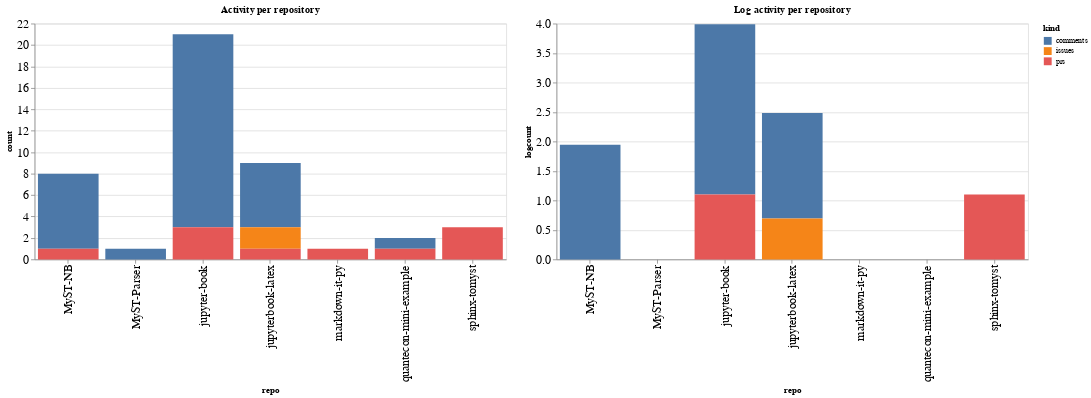

Write notebook code for a chart like this one.
### Code cell
ch1 = alt.Chart(repo_summaries, width=600, title="Activity per repository").mark_bar().encode(
    x='repo',
    y='count',
    color='kind',
    tooltip="kind"
)

ch2 = alt.Chart(repo_summaries, width=600, title="Log activity per repository").mark_bar().encode(
    x='repo',
    y='logcount',
    color='kind',
    tooltip="kind"
)

ch1 | ch2

### Figure 1 — Vega-Lite specification as saved in the notebook (floating-point values rounded to 4 significant figures)
{"config": {"axisLeft": {"labelFontSize": 15}, "axisBottom": {"labelFontSize": 15}}, "hconcat": [{"mark": "bar", "encoding": {"color": {"type": "nominal", "field": "kind"}, "tooltip": {"type": "nominal", "field": "kind"}, "x": {"type": "nominal", "field": "repo"}, "y": {"type": "quantitative", "field": "count"}}, "title": "Activity per repository", "width": 600}, {"mark": "bar", "encoding": {"color": {"type": "nominal", "field": "kind"}, "tooltip": {"type": "nominal", "field": "kind"}, "x": {"type": "nominal", "field": "repo"}, "y": {"type": "quantitative", "field": "logcount"}}, "title": "Log activity per repository", "width": 600}], "data": {"name": "data-2736c0e9f0c4219fc1c5dbed81f91dfe"}, "$schema": "https://vega.github.io/schema/vega-lite/v4.8.1.json", "datasets": {"data-2736c0e9f0c4219fc1c5dbed81f91dfe": [{"repo": "MyST-NB", "kind": "comments", "count": 7, "logcount": 1.946}, {"repo": "MyST-NB", "kind": "prs", "count": 1, "logcount": 0.0}, {"repo": "MyST-Parser", "kind": "comments", "count": 1, "logcount": 0.0}, {"repo": "jupyter-book", "kind": "comments", "count": 18, "logcount": 2.89}, {"repo": "jupyter-book", "kind": "prs", "count": 3, "logcount": 1.099}, {"repo": "jupyterbook-latex", "kind": "comments", "count": 6, "logcount": 1.792}, {"repo": "jupyterbook-latex", "kind": "issues", "count": 2, "logcount": 0.6931}, {"repo": "jupyterbook-latex", "kind": "prs", "count": 1, "logcount": 0.0}, {"repo": "markdown-it-py", "kind": "prs", "count": 1, "logcount": 0.0}, {"repo": "quantecon-mini-example", "kind": "comments", "count": 1, "logcount": 0.0}, {"repo": "quantecon-mini-example", "kind": "prs", "count": 1, "logcount": 0.0}, {"repo": "sphinx-tomyst", "kind": "prs", "count": 3, "logcount": 1.099}]}}
